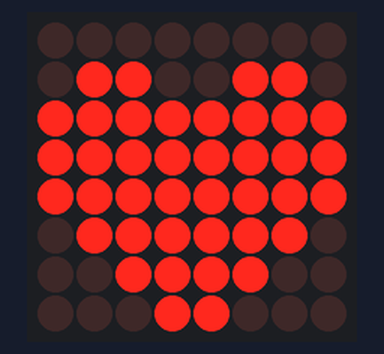
Simulated run of this sketch. Board: Arduino Uno, built with avr-gcc and run on an emulated ATmega328P. On the bench: 8×8 LED matrix.

Above: at 0.1 s.
At 0.6 s:
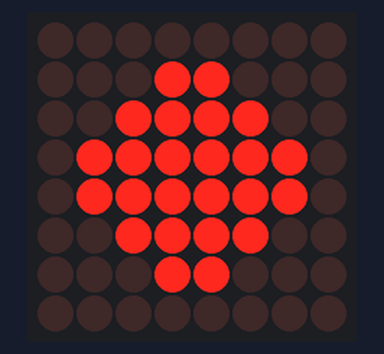

Measured:
- what the display in image 1 shows lasts 0.5 s, from 0.5 s to 1.0 s

The sketch:

HeartBeat.ino
```cpp
#include <LedControl.h>

LedControl lc = LedControl(11, 13, 10, 1); // Pin 11=DIN, Pin 13=CLK, Pin 10=CS

// Patterns for the "heart beating" effect
byte smallHeart[8] = {
  0b00000000,
  0b00011000,
  0b00111100,
  0b01111110,
  0b01111110,
  0b00111100,
  0b00011000,
  0b00000000
};

byte largeHeart[8] = {
  0b00000000,
  0b01100110,
  0b11111111,
  0b11111111,
  0b11111111,
  0b01111110,
  0b00111100,
  0b00011000
};

void setup() {
  lc.shutdown(0, false);  // Wake up the LED matrix
  lc.setIntensity(0, 8);  // Set brightness level (0-15)
  lc.clearDisplay(0);     // Clear the display
}

void displayPattern(byte pattern[8]) {
  for (int row = 0; row < 8; row++) {
    lc.setRow(0, row, pattern[row]);
  }
}

void loop() {
  // Display the large heart
  displayPattern(largeHeart);
  delay(500); // Wait for 500ms

  // Display the small heart
  displayPattern(smallHeart);
  delay(500); // Wait for 500ms
}
```
